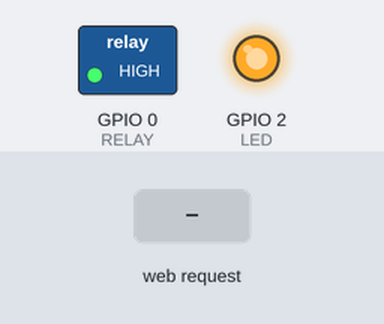
Simulated run of this sketch. Board: ESP8266 (NodeMCU). Shown: switched loads named in the sketch (green lamp = pin HIGH), output pins drawn as LEDs (lit = HIGH). The inputs (shaded band) are chosen by the test bench. WiFi joins after 1.5 s; servers stay silent unless stated; what the sketch prints to the serial monitor is not drawn.

Above: at 3.2 s.
3.3 s: HTTP request GET /on received
At 4.33 s:
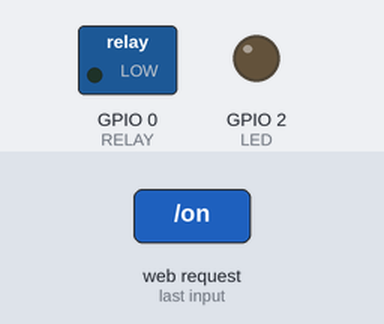
At 4.9 s:
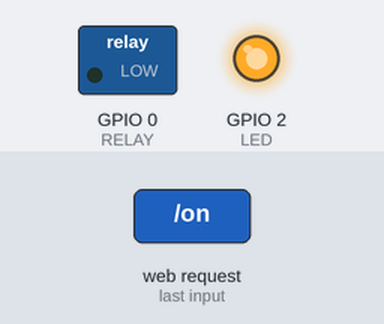
6.5 s: HTTP request GET /off received
At 6.73 s:
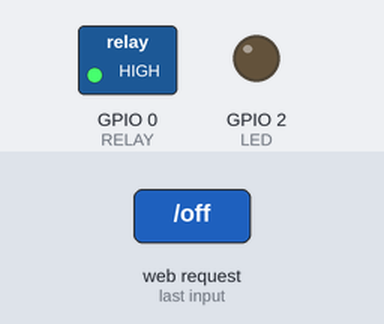
Timing chart, 0 to 15.7 s (numbered marks = the images above; inputs shaded):
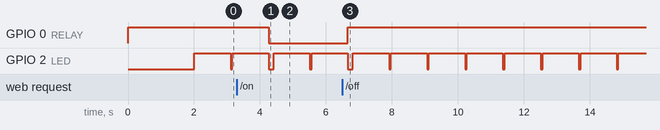

Measured:
- after the input at 3.3 s, GPIO 0 (RELAY): HIGH → LOW after 0.96 s
- after the input at 6.5 s, GPIO 0 (RELAY): LOW → HIGH after 0.16 s
- by itself, GPIO 2 (LED): repeats every 1.2 s: HIGH 1.1 s, LOW 0.05 s

The sketch:

SmartSwitch.ino
```cpp
#include <ESP8266WiFi.h>
#include <WiFiClient.h>
#include <ESP8266WebServer.h>

#define LED 2
#define RELAY 0 //PIN D3

#define SSID "[[INSERT SSID HERE]]"
#define PASSWD "[[INSERT PASSWORD HERE]]"

#define PAGE_START "<!DOCTYPE html>\
<head>\
    <title>ESP8266 SmartSwitch</title>\
    <!--Sytlesheets-->\
    <link rel='stylesheet' type='text/css' href='https://cdnjs.cloudflare.com/ajax/libs/semantic-ui/2.4.1/semantic.min.css' />\
\
    <!--Scripts-->\
    <script src='https://cdnjs.cloudflare.com/ajax/libs/semantic-ui/2.4.1/semantic.min.js'></script>\
    <script src='https://cdnjs.cloudflare.com/ajax/libs/jquery/3.4.1/jquery.min.js'></script>\
</head>\
<body>\
    <div class='ui fluid container' style='margin-top: 10%;'>\n"

#define PAGE_ON "<h1 class='ui centered green header'>Status: ON</h1><br>\
    <a href='on' class='ui huge fluid green disabled button' style='padding: 80px;'>ON</a><br>\
    <a href='off' class='ui huge fluid red button' style='padding: 80px;'>OFF</a><br>\n"

#define PAGE_OFF "<h1 class='ui centered red header'>Status: OFF</h1><br>\
    <a href='on' class='ui huge fluid green button' style='padding: 80px;'>ON</a><br>\
    <a href='off' class='ui huge fluid red disabled button' style='padding: 80px;'>OFF</a><br>\n"

#define PAGE_END "</div>\
</body>"

ESP8266WebServer server(80);

bool ledState;

void handleRoot();
void handleOn();
void handleOff();
void handleNotFound();

void setup(){
  pinMode(LED, OUTPUT);
  pinMode(RELAY, OUTPUT);
  Serial.begin(115200);
  delay(10);

  Serial.print("Connecting to ");
  Serial.print(SSID);
  digitalWrite(LED, LOW);
  digitalWrite(RELAY, HIGH);

  WiFi.begin(SSID, PASSWD);
  while(WiFi.status() != WL_CONNECTED)
  {
    delay(500);
    Serial.print(".");
  }

  delay(500);
  digitalWrite(LED, HIGH);
  Serial.print("\nConnected with IP ");
  Serial.println(WiFi.localIP());

  server.on("/", handleRoot);
  server.on("/on", handleOn);
  server.on("/off", handleOff);
  server.onNotFound(handleNotFound);
  server.begin();
  Serial.println("HTTP server started");
}

void loop(){
  server.handleClient();

  ledState = digitalRead(LED);
  if(ledState) //High means LED off
  {
    delay(1100);
  }
  else
  {
    delay(50);
  }
  //Toggle LED
  digitalWrite(LED, !ledState);
}

void handleRoot() {
  String page = PAGE_START;

  if(digitalRead(RELAY)) //HIGH Means it's off
  {
    page += PAGE_OFF;
  }
  else
  {
    page += PAGE_ON;
  }

  page += PAGE_END;

  server.send(200, "text/html", page);
}

void handleOn(){
  digitalWrite(RELAY, LOW);
  delay(100);
  handleRoot();
}

void handleOff(){
  digitalWrite(RELAY, HIGH);
  delay(100);
  handleRoot();
}

void handleNotFound(){
  server.send(404, "text/plain", "404");
}
```
